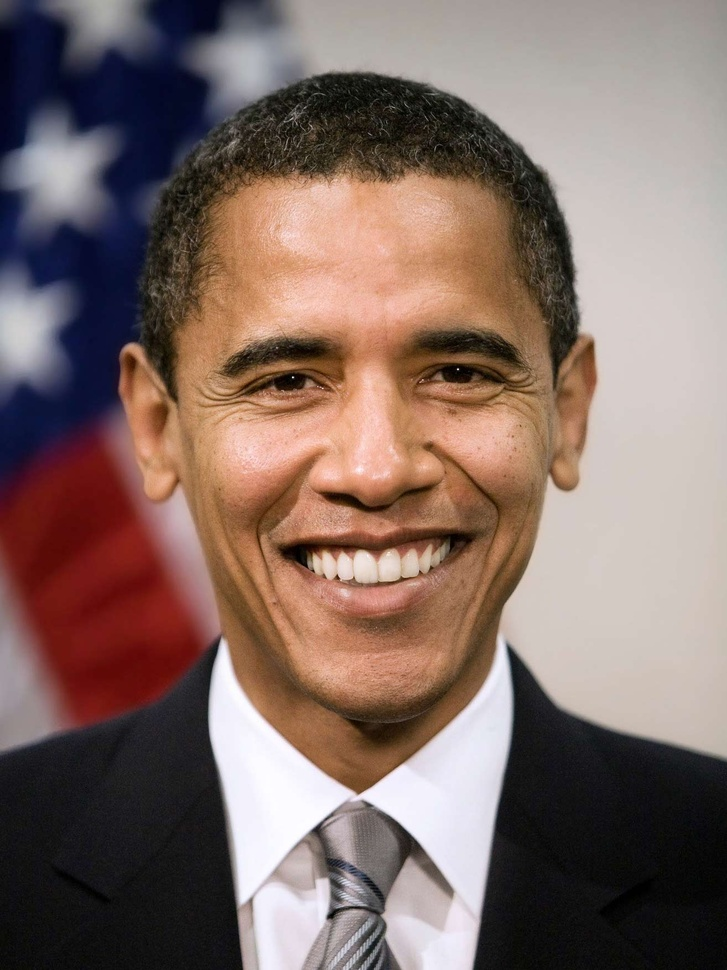
#> input picture docs/Poster-sized_portrait_of_Barack_Obama.jpg, 727 x 970 px, shrunk from 1314 x 1752 before the run, found by its file name
$ python script.py
#> lines starting #> are read from the running program, lines starting #| are printed output that depends on the picture
import cv2

img=cv2.imread("Poster-sized_portrait_of_Barack_Obama.jpg")
#> img is the input picture: shape (970, 727, 3); mean B, G, R 102, 108.4, 129.7
img_LBP=cv2.imread("Poster-sized_portrait_of_Barack_Obama.jpg")

hauteur=img.shape[0]
#> hauteur = 970
largeur=img.shape[1]
#> largeur = 727

print("hauteur :",hauteur)
#| hauteur : 970
print("largeur :",largeur)
#| largeur : 727

h=0
l=0
n=0
i=0
conversion_binaire_décimal=[128,64,32,16,8,4,2,1]
LBP_valeurs=list()
LBP_signe=[0,0,0,0,0,0,0,0]
pixel_rouge=0
pixel_bleu=0
pixel_vert=0

while h<hauteur-1: ### détection des bords
	while l<largeur-1:
		if(h!=0 or h!=hauteur-1 or l!=0 or l!=largeur-1):
			LBP_valeurs=[img[h-1,l-1],img[h-1,l],img[h-1,l+1],img[h,l+1],img[h+1,l+1],img[h+1,l],img[h+1,l-1],img[h,l-1]]
			while n<8: ### binarisation
				if(LBP_valeurs[n][2]>img[h,l][2]):
					LBP_signe[n]=1
				else:
					LBP_signe[n]=0
				n=n+1
			while i<8: ### pondération
				pixel_rouge=pixel_rouge + LBP_signe[i]*conversion_binaire_décimal[i]
				i=i+1
			img_LBP[h,l][2]=pixel_rouge
			n=0
			i=0

			while n<8: ### binarisation
				if(LBP_valeurs[n][1]>img[h,l][1]):
					LBP_signe[n]=1
				else:
					LBP_signe[n]=0
				n=n+1
			while i<8: ### pondération
				pixel_vert=pixel_vert + LBP_signe[i]*conversion_binaire_décimal[i]
				i=i+1
			img_LBP[h,l][1]=pixel_vert
			n=0
			i=0

			while n<8: ### binarisation
				if(LBP_valeurs[n][0]>img[h,l][0]):
					LBP_signe[n]=1
				else:
					LBP_signe[n]=0
				n=n+1
			while i<8: ### pondération
				pixel_bleu=pixel_bleu + LBP_signe[i]*conversion_binaire_décimal[i]
				i=i+1
			img_LBP[h,l][0]=pixel_bleu
		l=l+1
		n=0
		i=0
		pixel_rouge=0
		pixel_bleu=0
		pixel_vert=0
	h=h+1
	l=0
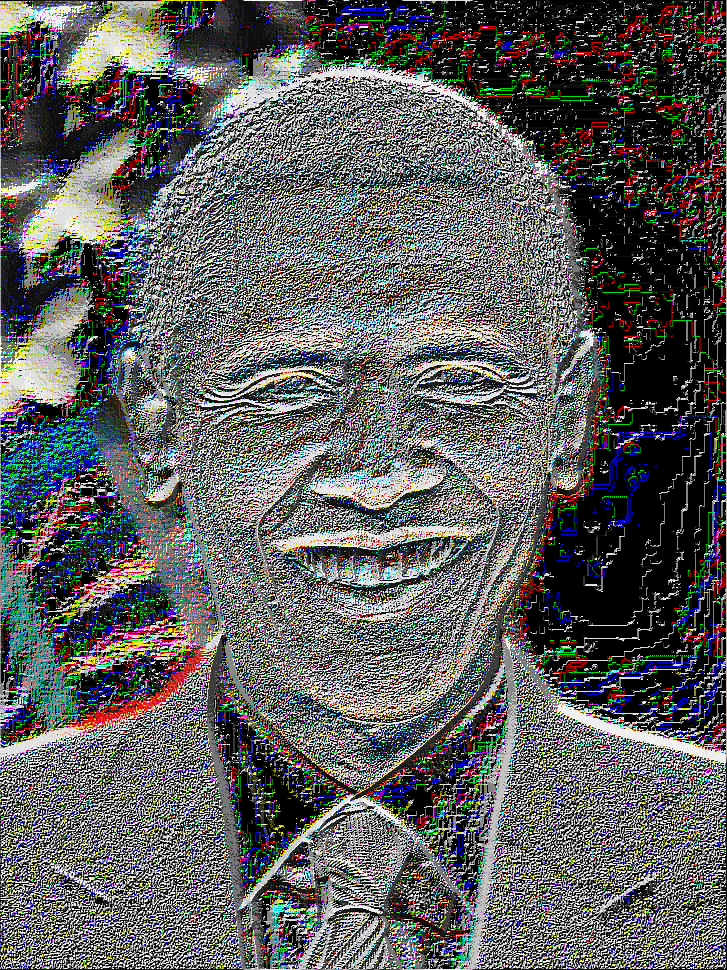
#> img_LBP: shape (970, 727, 3); mean B, G, R 94.4, 93.6, 93.9
#> after the loop, LBP_signe = [0, 0, 0, 0, 0, 0, 0, 0]; h = 969

h=0
l=0
histogramme_rouge=list()
histogramme_vert=list()
histogramme_bleu=list()

while h<hauteur-1:
	while l<largeur-1:
		if(h!=0 or h!=hauteur-1 or l!=0 or l!=largeur-1):
			histogramme_rouge.append(img_LBP[h,l][2])
			l=l+1
	h=h+1
	l=0
#> after the loop, h = 969; histogramme_rouge = 703494 items

h=0
l=0

while h<hauteur-1:
	while l<largeur-1:
		if(h!=0 or h!=hauteur-1 or l!=0 or l!=largeur-1):
			histogramme_vert.append(img_LBP[h,l][1])
			l=l+1
	h=h+1
	l=0
#> after the loop, h = 969; histogramme_vert = 703494 items

h=0
l=0
while h<hauteur-1:
	while l<largeur-1:
		if(h!=0 or h!=hauteur-1 or l!=0 or l!=largeur-1):
			histogramme_bleu.append(img_LBP[h,l][0])
			l=l+1
	h=h+1
	l=0
#> after the loop, h = 969; histogramme_bleu = 703494 items

cv2.imwrite('image_post_traitement.jpg', img_LBP)
